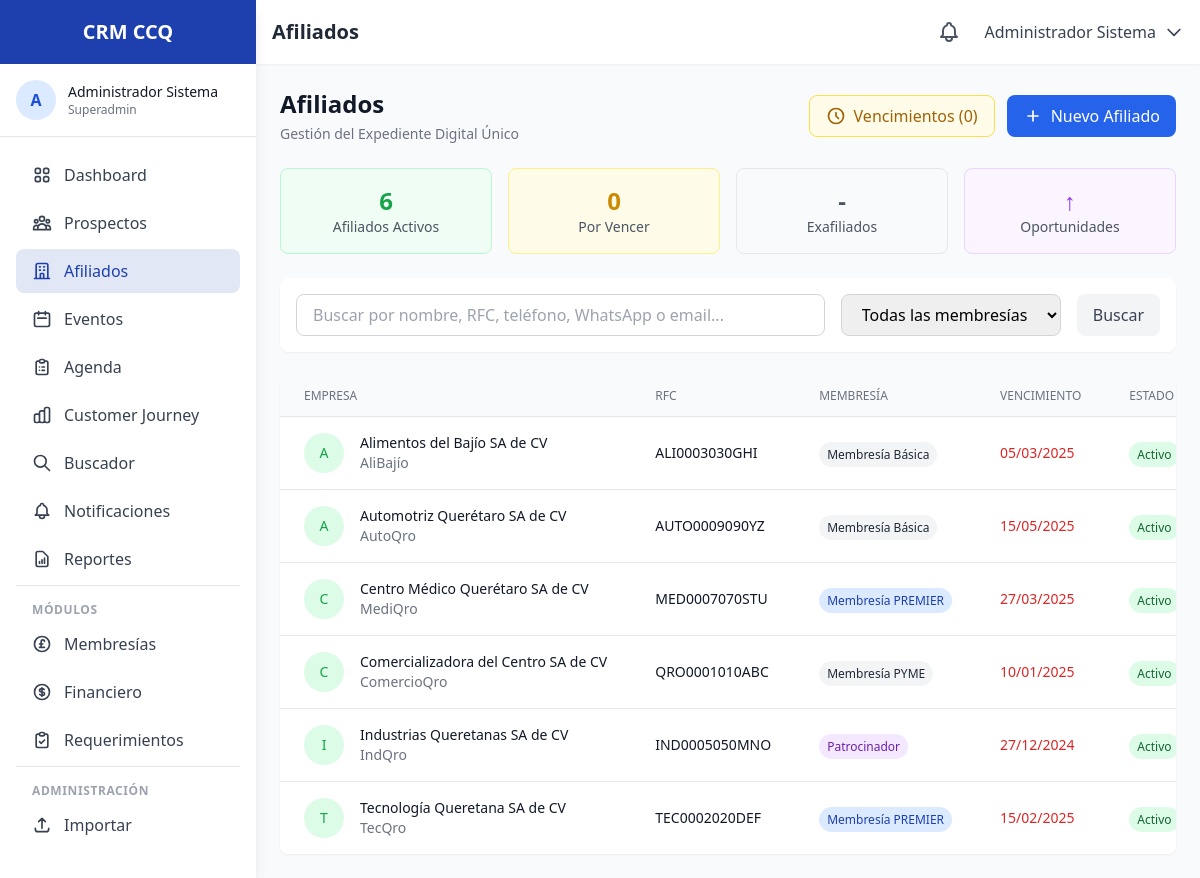
Screenshot of /afiliados (signed in) with the database file from the repository.
### tables this page shows
CREATE TABLE IF NOT EXISTS `config` (
    `id` INT UNSIGNED AUTO_INCREMENT PRIMARY KEY,
    `config_key` VARCHAR(100) NOT NULL UNIQUE,
    `config_value` TEXT,
    `config_type` ENUM('text', 'number', 'boolean', 'json', 'color', 'file') DEFAULT 'text',
    `description` VARCHAR(255),
    `created_at` TIMESTAMP DEFAULT CURRENT_TIMESTAMP,
    `updated_at` TIMESTAMP DEFAULT CURRENT_TIMESTAMP ON UPDATE CURRENT_TIMESTAMP
);

CREATE TABLE IF NOT EXISTS `affiliations` (
    `id` INT UNSIGNED AUTO_INCREMENT PRIMARY KEY,
    `contact_id` INT UNSIGNED NOT NULL,
    `membership_type_id` INT UNSIGNED NOT NULL,
    `affiliate_user_id` INT UNSIGNED COMMENT 'Usuario afiliador que realizó la venta',
    `affiliation_date` DATE NOT NULL,
    `expiration_date` DATE NOT NULL,
    `status` ENUM('active', 'expired', 'cancelled', 'pending_payment') DEFAULT 'active',
    `payment_status` ENUM('paid', 'pending', 'partial') DEFAULT 'pending',
    `amount` DECIMAL(10,2) NOT NULL,
    `payment_method` VARCHAR(50),
    `payment_reference` VARCHAR(100),
    `invoice_number` VARCHAR(50),
    `invoice_status` ENUM('invoiced', 'pending', 'not_required') DEFAULT 'pending',
    `notes` TEXT,
    `created_at` TIMESTAMP DEFAULT CURRENT_TIMESTAMP,
    `updated_at` TIMESTAMP DEFAULT CURRENT_TIMESTAMP ON UPDATE CURRENT_TIMESTAMP,
    FOREIGN KEY (`contact_id`) REFERENCES `contacts`(`id`) ON DELETE CASCADE,
    FOREIGN KEY (`membership_type_id`) REFERENCES `membership_types`(`id`),
    FOREIGN KEY (`affiliate_user_id`) REFERENCES `users`(`id`) ON DELETE SET NULL,
    INDEX `idx_expiration` (`expiration_date`),
    INDEX `idx_status` (`status`)
);

CREATE TABLE IF NOT EXISTS `contacts` (
    `id` INT UNSIGNED AUTO_INCREMENT PRIMARY KEY,
    `rfc` VARCHAR(13) UNIQUE,
    `whatsapp` VARCHAR(20),
    `contact_type` ENUM('afiliado', 'exafiliado', 'prospecto', 'nuevo_usuario', 'funcionario', 'publico_general', 'consejero_propietario', 'consejero_invitado', 'mesa_directiva') DEFAULT 'nuevo_usuario',
    `business_name` VARCHAR(255),
    `commercial_name` VARCHAR(255),
    `owner_name` VARCHAR(255),
    `legal_representative` VARCHAR(255),
    `corporate_email` VARCHAR(255),
    `phone` VARCHAR(20),
    `industry` VARCHAR(100),
    `niza_classification` VARCHAR(10),
    `products_sells` JSON COMMENT '4 principales productos que vende',
    `products_buys` JSON COMMENT '2 principales productos que compra',
    `discount_percentage` DECIMAL(5,2) DEFAULT 0,
    `commercial_address` TEXT,
    `fiscal_address` TEXT,
    `city` VARCHAR(100),
    `state` VARCHAR(100) DEFAULT 'Querétaro',
    `postal_code` VARCHAR(10),
    `google_maps_url` VARCHAR(500),
    `website` VARCHAR(255),
    `facebook` VARCHAR(255),
    `instagram` VARCHAR(255),
    `linkedin` VARCHAR(255),
    `twitter` VARCHAR(255),
    `whatsapp_sales` VARCHAR(20),
    `whatsapp_purchases` VARCHAR(20),
    `whatsapp_admin` VARCHAR(20),
    `profile_completion` TINYINT UNSIGNED DEFAULT 0 COMMENT 'Porcentaje de completitud 0-100',
    `completion_stage` ENUM('A', 'B', 'C') DEFAULT 'A',
    `assigned_affiliate_id` INT UNSIGNED COMMENT 'Afiliador asignado',
    `source_channel` ENUM('chatbot', 'alta_directa', 'evento_gratuito', 'evento_pagado', 'buscador', 'jefatura_comercial') DEFAULT 'alta_directa',
    `notes` TEXT,
    `is_validated` TINYINT(1) DEFAULT 0 COMMENT 'Para consejeros y mesa directiva',
    `validated_by` INT UNSIGNED,
    `created_at` TIMESTAMP DEFAULT CURRENT_TIMESTAMP,
    `updated_at` TIMESTAMP DEFAULT CURRENT_TIMESTAMP ON UPDATE CURRENT_TIMESTAMP,
    FOREIGN KEY (`assigned_affiliate_id`) REFERENCES `users`(`id`) ON DELETE SET NULL,
    FOREIGN KEY (`validated_by`) REFERENCES `users`(`id`) ON DELETE SET NULL,
    INDEX `idx_contact_type` (`contact_type`),
    INDEX `idx_rfc` (`rfc`),
    INDEX `idx_whatsapp` (`whatsapp`)
);

CREATE TABLE IF NOT EXISTS `membership_types` (
    `id` INT UNSIGNED AUTO_INCREMENT PRIMARY KEY,
    `name` VARCHAR(100) NOT NULL,
    `code` VARCHAR(20) NOT NULL UNIQUE,
    `price` DECIMAL(10,2) NOT NULL,
    `duration_days` INT DEFAULT 360,
    `benefits` JSON,
    `is_active` TINYINT(1) DEFAULT 1,
    `created_at` TIMESTAMP DEFAULT CURRENT_TIMESTAMP
);

### app/views/affiliates/index.php (the view, shortened to what the rows shown need)
<div class="space-y-6">
    <div class="flex flex-col sm:flex-row sm:items-center sm:justify-between">
        <div>
            <h2 class="text-2xl font-bold text-gray-900">Afiliados</h2>
        </div>
    </div>
    <div class="bg-white rounded-lg shadow-sm overflow-hidden">
        <div class="overflow-x-auto">
            <table class="min-w-full divide-y divide-gray-200">
                <thead class="bg-gray-50">
                    <tr>
                        <th class="px-6 py-3 text-left text-xs font-medium text-gray-500 uppercase">Empresa</th>
                        <th class="px-6 py-3 text-left text-xs font-medium text-gray-500 uppercase">RFC</th>
                        <th class="px-6 py-3 text-left text-xs font-medium text-gray-500 uppercase">Membresía</th>
                        <th class="px-6 py-3 text-left text-xs font-medium text-gray-500 uppercase">Vencimiento</th>
                        <th class="px-6 py-3 text-left text-xs font-medium text-gray-500 uppercase">Estado</th>
                    </tr>
                </thead>
                <tbody class="bg-white divide-y divide-gray-200">
                    <?php if (empty($affiliates)): ?>
                    <tr>
                        <td colspan="7" class="px-6 py-12 text-center text-gray-500">
                            No hay afiliados registrados
                        </td>
                    </tr>
                    <?php else: ?>
                    <?php foreach ($affiliates as $affiliate):
                        $daysToExpire = $affiliate['expiration_date'] ?
                            floor((strtotime($affiliate['expiration_date']) - time()) / 86400) : null;
                        $expirationStatus = 'active';
                        if ($daysToExpire !== null) {
                            if ($daysToExpire < 0) $expirationStatus = 'expired';
                            elseif ($daysToExpire <= 30) $expirationStatus = 'warning';
                        }
                    ?>
                    <tr class="hover:bg-gray-50">
                        <td class="px-6 py-4 whitespace-nowrap">
                            <div class="flex items-center">
                                <div class="flex-shrink-0 h-10 w-10 bg-green-100 rounded-full flex items-center justify-center">
                                    <span class="text-green-600 font-medium text-sm">
                                        <?php echo substr($affiliate['business_name'] ?? 'A', 0, 1); ?>
                                    </span>
                                </div>
                                <div class="ml-4">
                                    <div class="text-sm font-medium text-gray-900">
                                        <?php echo htmlspecialchars($affiliate['business_name'] ?? ''); ?>
                                    </div>
                                    <div class="text-sm text-gray-500">
                                        <?php echo htmlspecialchars($affiliate['commercial_name'] ?? ''); ?>
                                    </div>
                                </div>
                            </div>
                        </td>
                        <td class="px-6 py-4 whitespace-nowrap text-sm text-gray-900">
                            <?php echo htmlspecialchars($affiliate['rfc'] ?? '-'); ?>
                        </td>
                        <td class="px-6 py-4 whitespace-nowrap">
                            <span class="px-2 py-1 text-xs font-medium rounded-full
                                <?php echo ($affiliate['membership_code'] ?? '') === 'PATROCINADOR' ? 'bg-purple-100 text-purple-800' :
                                          (($affiliate['membership_code'] ?? '') === 'PREMIER' ? 'bg-blue-100 text-blue-800' :
                                          'bg-gray-100 text-gray-800'); ?>">
                                <?php echo htmlspecialchars($affiliate['membership_name'] ?? 'Sin membresía'); ?>
                            </span>
                        </td>
                        <td class="px-6 py-4 whitespace-nowrap text-sm">
                            <?php if ($affiliate['expiration_date']): ?>
                            <span class="<?php echo $expirationStatus === 'expired' ? 'text-red-600' :
                                                   ($expirationStatus === 'warning' ? 'text-yellow-600' : 'text-gray-900'); ?>">
                                <?php echo date('d/m/Y', strtotime($affiliate['expiration_date'])); ?>
                            </span>
                            <?php else: ?>
                            <span class="text-gray-500">-</span>
                            <?php endif; ?>
                        </td>
                        <td class="px-6 py-4 whitespace-nowrap">
                            <span class="px-2 py-1 text-xs rounded-full
                                <?php echo ($affiliate['affiliation_status'] ?? '') === 'active' ? 'bg-green-100 text-green-800' : 'bg-red-100 text-red-800'; ?>">
                                <?php echo ($affiliate['affiliation_status'] ?? '') === 'active' ? 'Activo' : 'Inactivo'; ?>
                            </span>
                        </td>
                    </tr>
                    <?php endforeach; ?>
                    <?php endif; ?>
                </tbody>
            </table>
        </div>
    </div>
</div>

### app/views/layouts/main.php (shortened to what the rows shown need)
<!DOCTYPE html>
<html lang="es">
<head>
    <?php
    $configModel = new Config();
    $sysConfig = $configModel->getAll();
    $siteLogo = $sysConfig['site_logo'] ?? null;
    $siteName = $sysConfig['site_name'] ?? 'CRM CCQ';
    ?>
    <script src="https://cdn.tailwindcss.com"></script>
</head>
<body class="bg-gray-50 min-h-screen" x-data="{ sidebarOpen: true, mobileMenuOpen: false }">
    <?php if (isset($_SESSION['user_id'])): ?>
    <div class="flex h-screen overflow-hidden">
        <aside
            class="fixed inset-y-0 left-0 z-50 w-64 bg-white shadow-lg transform transition-transform duration-200 ease-in-out lg:translate-x-0 lg:static lg:inset-auto"
            :class="{'translate-x-0': mobileMenuOpen, '-translate-x-full': !mobileMenuOpen}"
        >
            <div class="flex items-center justify-center h-16 sidebar-header">
                <a href="<?php echo BASE_URL; ?>/dashboard" class="flex items-center">
                    <?php if ($siteLogo): ?>
                    <img src="<?php echo BASE_URL . $siteLogo; ?>" alt="Logo" class="h-10 object-contain">
                    <?php else: ?>
                    <span class="text-white font-bold text-xl"><?php echo htmlspecialchars($siteName); ?></span>
                    <?php endif; ?>
                </a>
            </div>
        </aside>
        <div class="flex-1 flex flex-col overflow-hidden">
            <header class="bg-white shadow-sm z-40">
                <div class="flex items-center justify-between h-16 px-4">
                    <h1 class="text-xl font-semibold text-gray-800">
                        <?php echo $pageTitle ?? 'Dashboard'; ?>
                    </h1>
                </div>
            </header>
            <main class="flex-1 overflow-y-auto p-6">
                <?php echo $content ?? ''; ?>
            </main>
        </div>
    </div>
    <?php else: ?>
    <?php echo $content ?? ''; ?>
    <?php endif; ?>
</body>
</html>

### rows the page displays
config: config_key "CRM CCQ"
affiliations: contact.business_name "A", contact.business_name "Alimentos del Bajío SA de CV", contact.commercial_name "AliBajío", contact.rfc "ALI0003030GHI", membership_type.name "Membresía Básica", expiration_date "05/03/2025", status "Activo"
affiliations: contact.business_name "A", contact.business_name "Automotriz Querétaro SA de CV", contact.commercial_name "AutoQro", contact.rfc "AUTO0009090YZ", membership_type.name "Membresía Básica", expiration_date "15/05/2025", status "Activo"
affiliations: contact.business_name "C", contact.business_name "Centro Médico Querétaro SA de CV", contact.commercial_name "MediQro", contact.rfc "MED0007070STU", membership_type.name "Membresía PREMIER", expiration_date "27/03/2025", status "Activo"
affiliations: contact.business_name "C", contact.business_name "Comercializadora del Centro SA de CV", contact.commercial_name "ComercioQro", contact.rfc "QRO0001010ABC", membership_type.name "Membresía PYME", expiration_date "10/01/2025", status "Activo"
affiliations: contact.business_name "I", contact.business_name "Industrias Queretanas SA de CV", contact.commercial_name "IndQro", contact.rfc "IND0005050MNO", membership_type.name "Patrocinador", expiration_date "27/12/2024", status "Activo"
affiliations: contact.business_name "T", contact.business_name "Tecnología Queretana SA de CV", contact.commercial_name "TecQro", contact.rfc "TEC0002020DEF", membership_type.name "Membresía PREMIER", expiration_date "15/02/2025", status "Activo"

### other values shown
mb_substr($_SESSION['user_name'] ?? 'U', 0, 1, 'UTF-8') "A"
$_SESSION['user_name'] "Administrador Sistema"
$_SESSION['user_role'] "Superadmin"
$pageTitle "Afiliados"
$expiringCount "0"
count($affiliates) "6"
